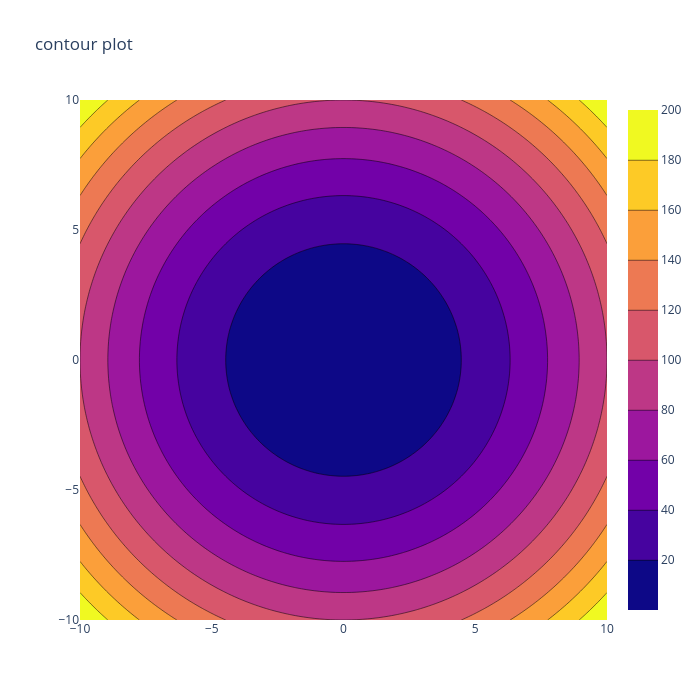

This figure's notebook cell:
### Code cell
x = np.linspace(-10,10,100)
y = np.linspace(-10,10,100)
xx ,yy = np.meshgrid(x,y)
z = xx**2 + yy**2 

trace = go.Contour(x=x,y=y,z=z)
data = [trace]
layout = go.Layout(title='contour plot',width=700,height=700 )

fig = go.Figure(data,layout)
fig.show()
